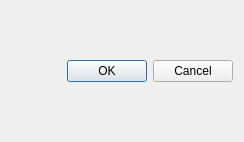
<?xml version="1.0" encoding="UTF-8"?>
<ui version="4.0">
 <class>MidiMessageDialog</class>
 <widget class="QDialog" name="MidiMessageDialog">
  <property name="geometry">
   <rect>
    <x>0</x>
    <y>0</y>
    <width>244</width>
    <height>142</height>
   </rect>
  </property>
  <property name="windowTitle">
   <string>Dialog</string>
  </property>
  <layout class="QVBoxLayout" name="verticalLayout">
   <item>
    <widget class="QDialogButtonBox" name="buttonBox">
     <property name="orientation">
      <enum>Qt::Horizontal</enum>
     </property>
     <property name="standardButtons">
      <set>QDialogButtonBox::Cancel|QDialogButtonBox::Ok</set>
     </property>
    </widget>
   </item>
  </layout>
 </widget>
 <resources/>
 <connections>
  <connection>
   <sender>buttonBox</sender>
   <signal>accepted()</signal>
   <receiver>MidiMessageDialog</receiver>
   <slot>accept()</slot>
   <hints>
    <hint type="sourcelabel">
     <x>248</x>
     <y>254</y>
    </hint>
    <hint type="destinationlabel">
     <x>157</x>
     <y>274</y>
    </hint>
   </hints>
  </connection>
  <connection>
   <sender>buttonBox</sender>
   <signal>rejected()</signal>
   <receiver>MidiMessageDialog</receiver>
   <slot>reject()</slot>
   <hints>
    <hint type="sourcelabel">
     <x>316</x>
     <y>260</y>
    </hint>
    <hint type="destinationlabel">
     <x>286</x>
     <y>274</y>
    </hint>
   </hints>
  </connection>
 </connections>
</ui>
